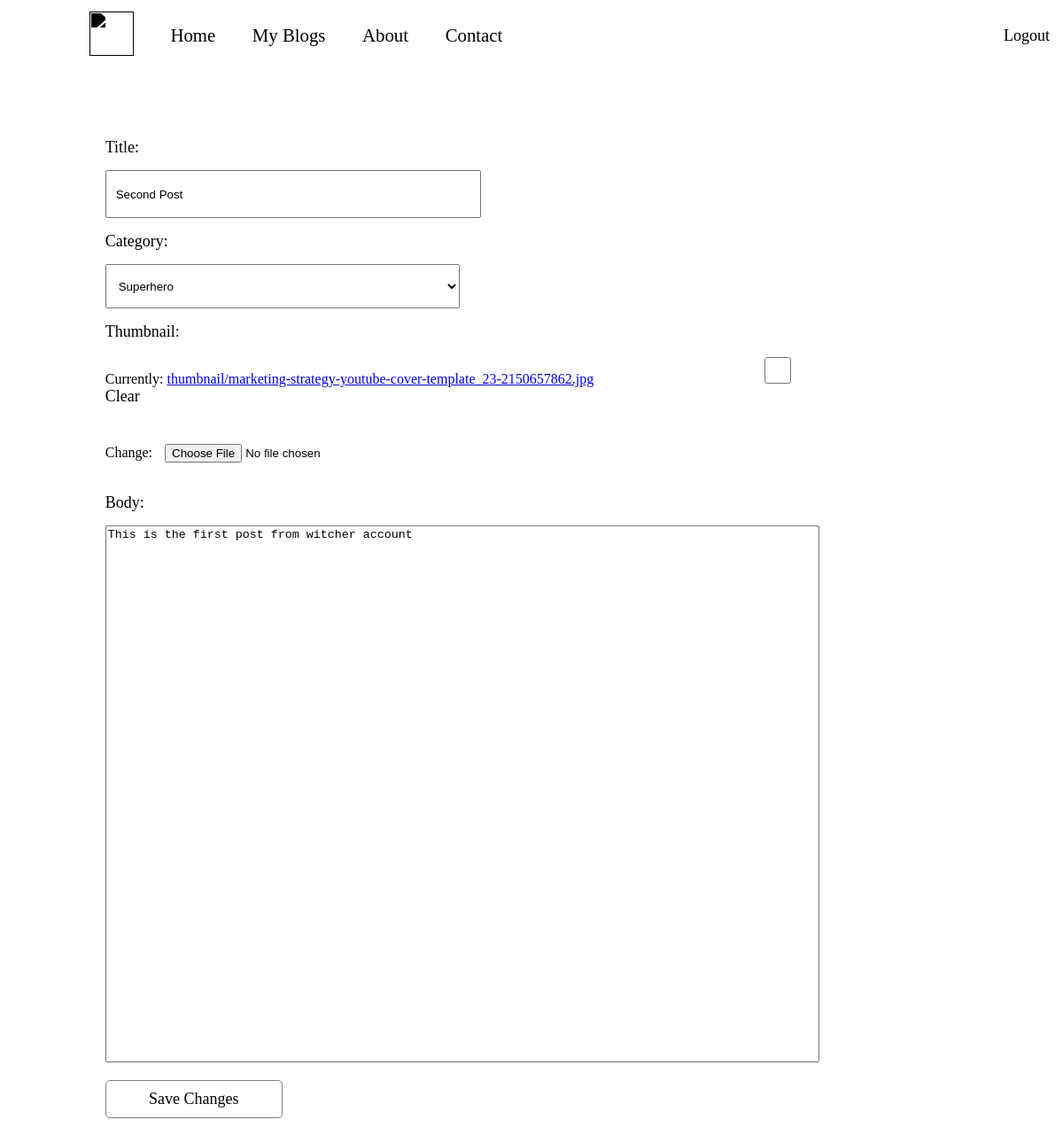
The app's page /blogarea/article/updateBlog/3, older data.
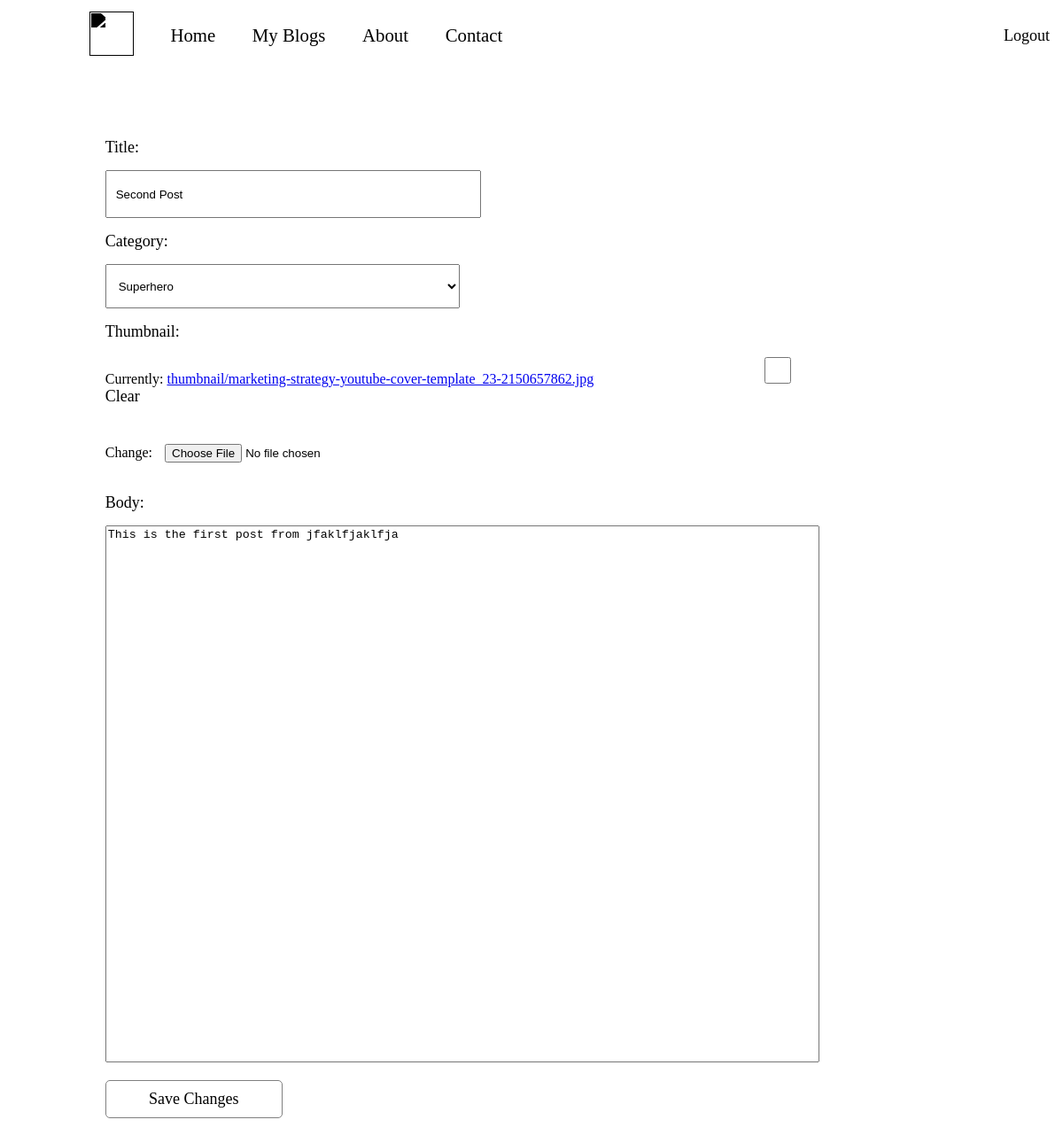
The same page, newer data.
### blogarea/models.py (models this page shows, shortened)
class Post(models.Model):
    choices = Category.objects.all().values_list('name','name')
    title = models.CharField(max_length=255)
    author = models.ForeignKey(User,on_delete=models.CASCADE)
    post_date = models.DateField(auto_now_add=True)
    category = models.CharField(choices=choices,max_length=255,default="Uncategorized")
    image = models.ImageField(upload_to='blogPostImages/',null=True,blank=True)
    thumbnail = models.ImageField(upload_to='thumbnail/',null=True,blank=True)
    body = models.TextField()

### blogarea/views.py (the view)
# urls.py: path('article/updateBlog/<int:pk>',UpdatePostView.as_view(),name="updateBlog"),
class UpdatePostView(UpdateView):
    model = Post
    template_name = 'updateBlog.html'
    fields = ['title','category','thumbnail','body']

### blogarea/templates/updateBlog.html (shortened to what this page needs)
<!DOCTYPE html>
<html lang="en">
<head>
  {% load static %}
  <link rel="stylesheet" href="{% static 'header.css' %}" />
    <link rel="stylesheet" href="{% static 'updateBlog.css' %}">
</head>
<header>
    <nav>
        <a href=""
        ><img
                class="headerLogo"
                src="{% static '1to1 invictus logo.png'%}"
                height="50px"
                width="50px"
        /></a>
        <a href="{% url 'blogarea'%}">Home</a>
        <a href="">My Blogs</a>
        <a href="">About</a>
        <a href="">Contact</a>
        <form action="{% url 'logout' %}" method="post">
            <button class="headerSignUp">Logout</button>
        </form>
    </nav>
</header>
<div class="mainContainer">
    <div class="innerContainer">
        <form action = "{% url 'updateBlog' post.pk %}" method="POST" enctype="multipart/form-data">
            {{ form.as_p }}
            <button class="Post">Save Changes</button>
        </form>
    </div>
</div>
</body>
</body>
</html>

Row changes from the older to the newer data that the page shows:
changed Post "Second Post": body "This is the first post from witcher account" → "This is the first post from jfaklfjaklfja"
